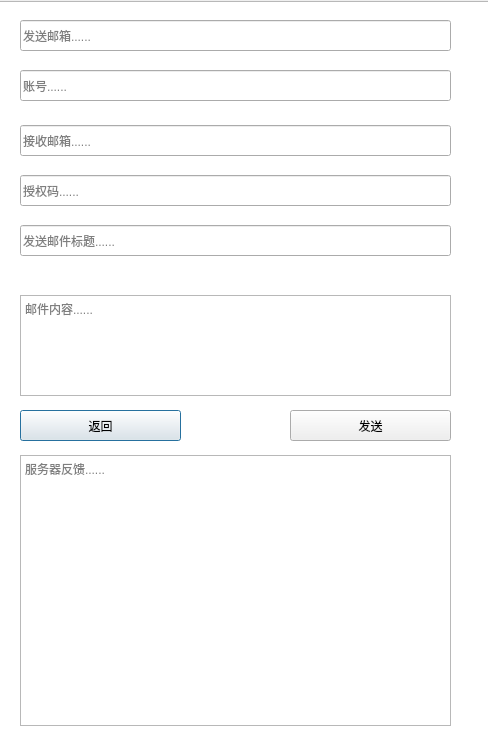
<?xml version="1.0" encoding="UTF-8"?>
<ui version="4.0">
 <class>emailyanshi</class>
 <widget class="QDialog" name="emailyanshi">
  <property name="geometry">
   <rect>
    <x>0</x>
    <y>0</y>
    <width>488</width>
    <height>751</height>
   </rect>
  </property>
  <property name="windowTitle">
   <string>Dialog</string>
  </property>
  <widget class="QTextEdit" name="textEdit_Text">
   <property name="geometry">
    <rect>
     <x>20</x>
     <y>295</y>
     <width>431</width>
     <height>101</height>
    </rect>
   </property>
   <property name="readOnly">
    <bool>true</bool>
   </property>
   <property name="placeholderText">
    <string>邮件内容......</string>
   </property>
  </widget>
  <widget class="QPushButton" name="backbutton">
   <property name="geometry">
    <rect>
     <x>20</x>
     <y>410</y>
     <width>161</width>
     <height>31</height>
    </rect>
   </property>
   <property name="text">
    <string>返回</string>
   </property>
  </widget>
  <widget class="QLineEdit" name="logid_lineEdit">
   <property name="geometry">
    <rect>
     <x>20</x>
     <y>70</y>
     <width>431</width>
     <height>31</height>
    </rect>
   </property>
   <property name="readOnly">
    <bool>true</bool>
   </property>
   <property name="placeholderText">
    <string>账号......</string>
   </property>
  </widget>
  <widget class="QWidget" name="layoutWidget">
   <property name="geometry">
    <rect>
     <x>10</x>
     <y>10</y>
     <width>461</width>
     <height>731</height>
    </rect>
   </property>
   <layout class="QGridLayout" name="gridLayout_2"/>
  </widget>
  <widget class="QLineEdit" name="Rcvemail_lineEdit">
   <property name="geometry">
    <rect>
     <x>20</x>
     <y>125</y>
     <width>431</width>
     <height>31</height>
    </rect>
   </property>
   <property name="placeholderText">
    <string>接收邮箱......</string>
   </property>
  </widget>
  <widget class="QLineEdit" name="logpasswd_lineEidt">
   <property name="geometry">
    <rect>
     <x>20</x>
     <y>175</y>
     <width>431</width>
     <height>31</height>
    </rect>
   </property>
   <property name="readOnly">
    <bool>true</bool>
   </property>
   <property name="placeholderText">
    <string>授权码......</string>
   </property>
  </widget>
  <widget class="QTextEdit" name="server_textEdit">
   <property name="geometry">
    <rect>
     <x>20</x>
     <y>455</y>
     <width>431</width>
     <height>271</height>
    </rect>
   </property>
   <property name="placeholderText">
    <string>服务器反馈......</string>
   </property>
  </widget>
  <widget class="QLineEdit" name="subject_lineEdit">
   <property name="geometry">
    <rect>
     <x>20</x>
     <y>225</y>
     <width>431</width>
     <height>31</height>
    </rect>
   </property>
   <property name="readOnly">
    <bool>true</bool>
   </property>
   <property name="placeholderText">
    <string>发送邮件标题......</string>
   </property>
  </widget>
  <widget class="QPushButton" name="sendButton">
   <property name="geometry">
    <rect>
     <x>290</x>
     <y>410</y>
     <width>161</width>
     <height>31</height>
    </rect>
   </property>
   <property name="text">
    <string>发送</string>
   </property>
  </widget>
  <widget class="QLineEdit" name="SendEmail_lineEdit">
   <property name="geometry">
    <rect>
     <x>20</x>
     <y>20</y>
     <width>431</width>
     <height>31</height>
    </rect>
   </property>
   <property name="readOnly">
    <bool>true</bool>
   </property>
   <property name="placeholderText">
    <string>发送邮箱......</string>
   </property>
  </widget>
  <widget class="QGraphicsView" name="graphicsView">
   <property name="geometry">
    <rect>
     <x>-5</x>
     <y>1</y>
     <width>511</width>
     <height>761</height>
    </rect>
   </property>
   <property name="minimumSize">
    <size>
     <width>511</width>
     <height>761</height>
    </size>
   </property>
   <property name="styleSheet">
    <string notr="true">background-image: url(:/new/prefix1/background.png);</string>
   </property>
  </widget>
  <zorder>graphicsView</zorder>
  <zorder>textEdit_Text</zorder>
  <zorder>logid_lineEdit</zorder>
  <zorder>layoutWidget</zorder>
  <zorder>Rcvemail_lineEdit</zorder>
  <zorder>logpasswd_lineEidt</zorder>
  <zorder>server_textEdit</zorder>
  <zorder>subject_lineEdit</zorder>
  <zorder>sendButton</zorder>
  <zorder>SendEmail_lineEdit</zorder>
  <zorder>backbutton</zorder>
 </widget>
 <resources/>
 <connections/>
</ui>
